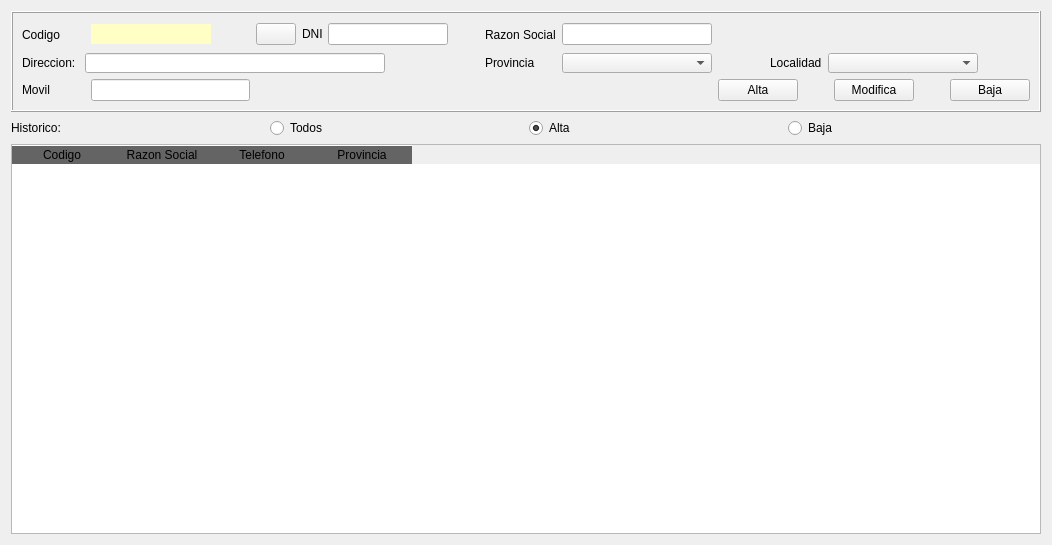
      <widget class="QWidget" name="panelclientes">
       <attribute name="title">
        <string>CLIENTES</string>
       </attribute>
       <layout class="QGridLayout" name="gridLayout_4">
        <item row="0" column="0">
         <widget class="QFrame" name="frame2">
          <property name="sizePolicy">
           <sizepolicy hsizetype="Expanding" vsizetype="Expanding">
            <horstretch>0</horstretch>
            <verstretch>0</verstretch>
           </sizepolicy>
          </property>
          <property name="styleSheet">
           <string notr="true"/>
          </property>
          <property name="frameShape">
           <enum>QFrame::Box</enum>
          </property>
          <property name="frameShadow">
           <enum>QFrame::Raised</enum>
          </property>
          <layout class="QGridLayout" name="gridLayout_3">
           <item row="0" column="12">
            <widget class="QLineEdit" name="txtsocial">
             <property name="minimumSize">
              <size>
               <width>120</width>
               <height>20</height>
              </size>
             </property>
             <property name="alignment">
              <set>Qt::AlignCenter</set>
             </property>
            </widget>
           </item>
           <item row="0" column="7">
            <widget class="QLabel" name="lblValidarDNI2">
             <property name="minimumSize">
              <size>
               <width>25</width>
               <height>25</height>
              </size>
             </property>
             <property name="maximumSize">
              <size>
               <width>25</width>
               <height>25</height>
              </size>
             </property>
             <property name="font">
              <font>
               <family>Segoe Print</family>
               <pointsize>14</pointsize>
               <weight>50</weight>
               <bold>false</bold>
              </font>
             </property>
             <property name="text">
              <string/>
             </property>
             <property name="scaledContents">
              <bool>true</bool>
             </property>
             <property name="alignment">
              <set>Qt::AlignCenter</set>
             </property>
            </widget>
           </item>
           <item row="0" column="3">
            <widget class="QPushButton" name="btnBuscar2">
             <property name="text">
              <string/>
             </property>
             <property name="icon">
              <iconset>
               <normaloff>../img/lupaper.ico</normaloff>../img/lupaper.ico</iconset>
             </property>
             <property name="iconSize">
              <size>
               <width>15</width>
               <height>15</height>
              </size>
             </property>
            </widget>
           </item>
           <item row="0" column="5" colspan="2">
            <widget class="QLineEdit" name="txtDNI2">
             <property name="minimumSize">
              <size>
               <width>120</width>
               <height>20</height>
              </size>
             </property>
             <property name="alignment">
              <set>Qt::AlignCenter</set>
             </property>
            </widget>
           </item>
           <item row="1" column="0">
            <widget class="QLabel" name="lbldir2">
             <property name="text">
              <string>Direccion: </string>
             </property>
            </widget>
           </item>
           <item row="2" column="2">
            <widget class="QLineEdit" name="txtmovil2">
             <property name="minimumSize">
              <size>
               <width>0</width>
               <height>20</height>
              </size>
             </property>
             <property name="alignment">
              <set>Qt::AlignCenter</set>
             </property>
            </widget>
           </item>
           <item row="1" column="1" colspan="5">
            <widget class="QLineEdit" name="txtdir2">
             <property name="minimumSize">
              <size>
               <width>300</width>
               <height>20</height>
              </size>
             </property>
             <property name="maximumSize">
              <size>
               <width>300</width>
               <height>20</height>
              </size>
             </property>
            </widget>
           </item>
           <item row="0" column="4">
            <widget class="QLabel" name="lblDNI2">
             <property name="minimumSize">
              <size>
               <width>0</width>
               <height>0</height>
              </size>
             </property>
             <property name="maximumSize">
              <size>
               <width>20</width>
               <height>20</height>
              </size>
             </property>
             <property name="text">
              <string>DNI</string>
             </property>
            </widget>
           </item>
           <item row="0" column="0">
            <widget class="QLabel" name="lblcodigo2">
             <property name="minimumSize">
              <size>
               <width>50</width>
               <height>20</height>
              </size>
             </property>
             <property name="text">
              <string>Codigo</string>
             </property>
            </widget>
           </item>
           <item row="0" column="2">
            <widget class="QLabel" name="lblcodbd2">
             <property name="maximumSize">
              <size>
               <width>120</width>
               <height>20</height>
              </size>
             </property>
             <property name="styleSheet">
              <string notr="true">background:  rgb(255, 254, 196)</string>
             </property>
             <property name="text">
              <string/>
             </property>
             <property name="alignment">
              <set>Qt::AlignCenter</set>
             </property>
            </widget>
           </item>
           <item row="2" column="0">
            <widget class="QLabel" name="lblmovil2">
             <property name="text">
              <string>Movil</string>
             </property>
            </widget>
           </item>
           <item row="2" column="14" colspan="4">
            <layout class="QGridLayout" name="gridLayout_11">
             <item row="0" column="4">
              <spacer name="horizontalSpacer_6">
               <property name="orientation">
                <enum>Qt::Horizontal</enum>
               </property>
               <property name="sizeType">
                <enum>QSizePolicy::Fixed</enum>
               </property>
               <property name="sizeHint" stdset="0">
                <size>
                 <width>30</width>
                 <height>20</height>
                </size>
               </property>
              </spacer>
             </item>
             <item row="0" column="0">
              <widget class="QPushButton" name="btnAlta2">
               <property name="text">
                <string>Alta</string>
               </property>
              </widget>
             </item>
             <item row="0" column="3">
              <widget class="QPushButton" name="btnModificar2">
               <property name="text">
                <string>Modifica</string>
               </property>
              </widget>
             </item>
             <item row="0" column="5">
              <widget class="QPushButton" name="btnBaja2">
               <property name="text">
                <string>Baja</string>
               </property>
              </widget>
             </item>
             <item row="0" column="2">
              <spacer name="horizontalSpacer_7">
               <property name="orientation">
                <enum>Qt::Horizontal</enum>
               </property>
               <property name="sizeType">
                <enum>QSizePolicy::Fixed</enum>
               </property>
               <property name="sizeHint" stdset="0">
                <size>
                 <width>30</width>
                 <height>20</height>
                </size>
               </property>
              </spacer>
             </item>
            </layout>
           </item>
           <item row="0" column="11">
            <widget class="QLabel" name="lblsocial">
             <property name="minimumSize">
              <size>
               <width>0</width>
               <height>0</height>
              </size>
             </property>
             <property name="maximumSize">
              <size>
               <width>12323423</width>
               <height>13434534</height>
              </size>
             </property>
             <property name="text">
              <string>Razon Social</string>
             </property>
            </widget>
           </item>
           <item row="1" column="15">
            <widget class="QLabel" name="lbllocalidad2">
             <property name="text">
              <string>Localidad</string>
             </property>
            </widget>
           </item>
           <item row="1" column="12">
            <widget class="QComboBox" name="cmbProv2">
             <property name="minimumSize">
              <size>
               <width>150</width>
               <height>20</height>
              </size>
             </property>
             <property name="maximumSize">
              <size>
               <width>150</width>
               <height>20</height>
              </size>
             </property>
            </widget>
           </item>
           <item row="1" column="16">
            <widget class="QComboBox" name="cmbMuni2">
             <property name="minimumSize">
              <size>
               <width>150</width>
               <height>20</height>
              </size>
             </property>
             <property name="maximumSize">
              <size>
               <width>150</width>
               <height>20</height>
              </size>
             </property>
            </widget>
           </item>
           <item row="1" column="11">
            <widget class="QLabel" name="lblprovincia2">
             <property name="text">
              <string>Provincia</string>
             </property>
            </widget>
           </item>
          </layout>
         </widget>
        </item>
        <item row="1" column="0">
         <layout class="QHBoxLayout" name="horizontalLayout_6">
          <item>
           <widget class="QLabel" name="lblHistorico2">
            <property name="text">
             <string>Historico:</string>
            </property>
           </widget>
          </item>
          <item>
           <widget class="QRadioButton" name="rbtTodos2">
            <property name="text">
             <string>Todos</string>
            </property>
            <property name="checked">
             <bool>false</bool>
            </property>
           </widget>
          </item>
          <item>
           <widget class="QRadioButton" name="rbtAlta2">
            <property name="text">
             <string>Alta</string>
            </property>
            <property name="checked">
             <bool>true</bool>
            </property>
           </widget>
          </item>
          <item>
           <widget class="QRadioButton" name="rbtBaja2">
            <property name="text">
             <string>Baja</string>
            </property>
           </widget>
          </item>
         </layout>
        </item>
        <item row="2" column="0">
         <widget class="QTableWidget" name="tabClientes">
          <property name="minimumSize">
           <size>
            <width>800</width>
            <height>390</height>
           </size>
          </property>
          <property name="styleSheet">
           <string notr="true">QHeaderView::section:horizontal
{
border-top: 1px solid #ffffff;
color:'white';
font: 11pt &quot;Arial&quot;;
background-color:rgb(100,100,100);
}</string>
          </property>
          <property name="editTriggers">
           <set>QAbstractItemView::NoEditTriggers</set>
          </property>
          <property name="alternatingRowColors">
           <bool>true</bool>
          </property>
          <property name="selectionBehavior">
           <enum>QAbstractItemView::SelectRows</enum>
          </property>
          <attribute name="verticalHeaderVisible">
           <bool>false</bool>
          </attribute>
          <column>
           <property name="text">
            <string>Codigo</string>
           </property>
          </column>
          <column>
           <property name="text">
            <string>Razon Social</string>
           </property>
          </column>
          <column>
           <property name="text">
            <string>Telefono</string>
           </property>
          </column>
          <column>
           <property name="text">
            <string>Provincia</string>
           </property>
          </column>
         </widget>
        </item>
       </layout>
      </widget>
